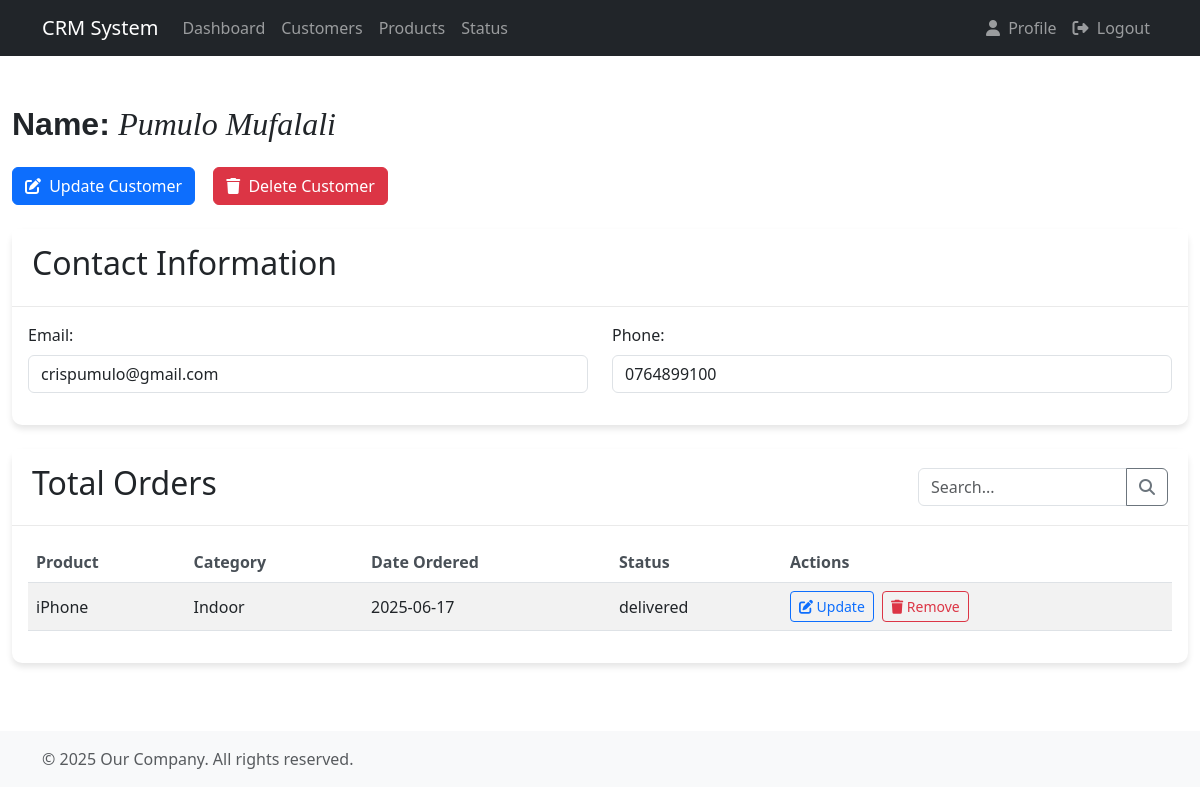
The app's page /customer/1/, older data.
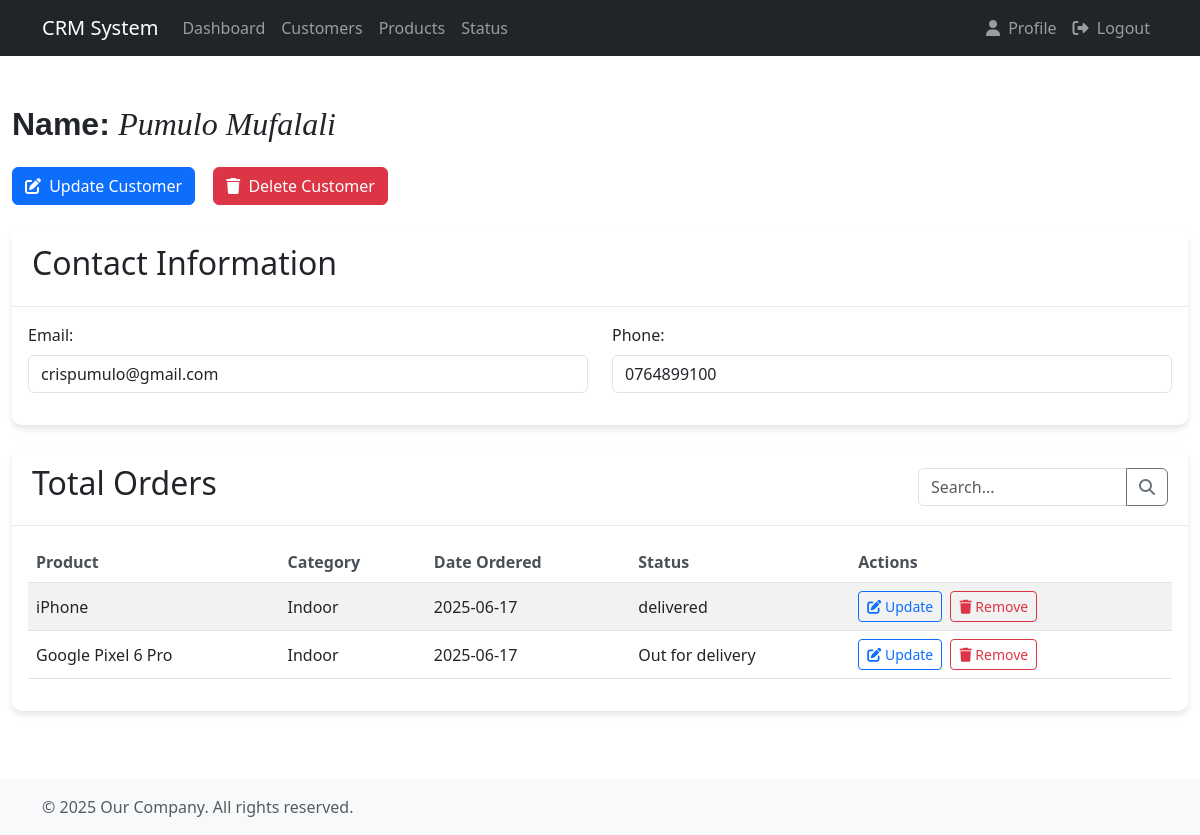
The same page, newer data.
### accounts/models.py (models this page shows, shortened)
class Order(models.Model):
  STATUS = (
    ('delivered', 'delivered'),
    ('Out for delivery', 'Out for delivery'),
    ('pending', 'pending'),
  )
  customer = models.ForeignKey(Customer, null=True, on_delete=models.CASCADE)
  product = models.ForeignKey(Product, null=True, on_delete=models.CASCADE)
  status = models.CharField(max_length=100, null=True, choices=STATUS)
  created_at = models.DateTimeField(auto_now_add=True)

class Product(models.Model):
  CATEGORY = (
    ('Indoor', 'Indoor'),
    ('Outdoor', 'Outdoor'),
  )
  name = models.CharField(max_length=70, null=True)
  price = models.FloatField(null=True)
  category = models.CharField(max_length=50, null=True, choices=CATEGORY)
  description = models.CharField(max_length=100, null=True)
  created_at = models.DateTimeField(auto_now_add=True)
  tags = models.ManyToManyField(Tag)

### accounts/views.py (the view)
# urls.py: path('customer/<int:pk>/', customer, name='customer_detail'),
def customer(request, pk):
  customers = Customer.objects.all()
  customer_name = Customer.objects.get(id=pk)
  order = customer_name.order_set.all()
  context = {
    'customers':customers,
    'customer':customer_name,
    'orders':order,
  }
  return render(request, 'accounts/customer.html', context)

### accounts/templates/accounts/customer.html (shortened to what this page needs)
{% extends 'accounts/main.html' %}
{% load static %}
{% block extra_css %}
<link rel="stylesheet" href="{% static 'accounts/css/customer.css' %}">
{% endblock %}
{% block content %}
<h2 class="mt-4 mb-4">
  <span style="font-family: Arial, sans-serif; font-weight: bold;">Name:</span>
  <span style="font-family: Georgia, serif; font-style: italic;">{{ customer.name }}</span>
</h2>
<div class="action-buttons mb-4">
    <button class="btn btn-primary me-2" id="updateCustomerBtn">
        <i class="fas fa-edit me-1"></i> Update Customer
    </button>
    <button class="btn btn-danger" id="deleteCustomerBtn">
        <i class="fas fa-trash me-1"></i> Delete Customer
    </button>
</div>
<div class="card mb-4">
    <div class="card-header">
        <h2>Contact Information</h2>
    </div>
    <div class="card-body">
        <div class="row">
            <div class="col-md-6 mb-3">
                <label for="email" class="form-label">Email:</label>
                <input type="email" class="form-control" id="email" value="{{ customer.email }}" readonly>
            </div>
            <div class="col-md-6 mb-3">
                <label for="phone" class="form-label">Phone:</label>
                <input type="tel" class="form-control" id="phone" value="{{ customer.phone }}" readonly>
            </div>
        </div>
    </div>
</div>
<div class="card">
    <div class="card-header">
        <div class="d-flex justify-content-between align-items-center">
            <h2>Total Orders</h2>
            <div class="search-box">
                <div class="input-group">
                    <input type="text" class="form-control" placeholder="Search..." id="orderSearch">
                    <button class="btn btn-outline-secondary" type="button">
                        <i class="fas fa-search"></i>
                    </button>
                </div>
            </div>
        </div>
    </div>
    <div class="card-body">
        <div class="table-responsive">
            <table class="table table-striped table-hover">
                <thead>
                    <tr>
                        <th>Product</th>
                        <th>Category</th>
                        <th>Date Ordered</th>
                        <th>Status</th>
                        <th>Actions</th>
                    </tr>
                </thead>
                <tbody>
                    {% for order in orders %}
                    <tr>
                        <td>{{ order.product.name }}</td>
                        <td>{{ order.product.category }}</td>
                        <td>{{ order.created_at|date:"Y-m-d" }}</td>
                        <td>{{ order.status }}</td>
                        <td>
                            <button class="btn btn-sm btn-outline-primary me-1 update-order-btn" data-order-id="{{ order.id }}">
                                <i class="fas fa-edit"></i> Update
                            </button>
                            <button class="btn btn-sm btn-outline-danger remove-order-btn" data-order-id="{{ order.id }}">
                                <i class="fas fa-trash"></i> Remove
                            </button>
                        </td>
                    </tr>
                    {% endfor %}
                </tbody>
            </table>
        </div>
    </div>
</div>
{% endblock %}

Row changes from the older to the newer data that the page shows:
added Order: product.name "Google Pixel 6 Pro", product.category "Indoor", created_at "2025-06-17", status "Out for delivery"
